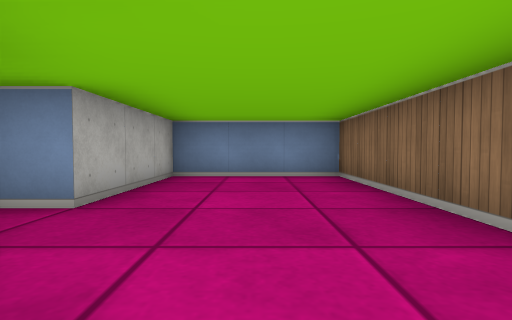
View 1 (above)

18 first-person views from a walk through a cub3D maze. The camera is about half as high as the walls, tilts 2° down and sees 80° across. The floor is counted in squares. Each view is taken from the middle of a square. On the plan, view 1 faces up. The plan holds only what a view shows up to about 9 squares ahead; the rest is blank.

View 2
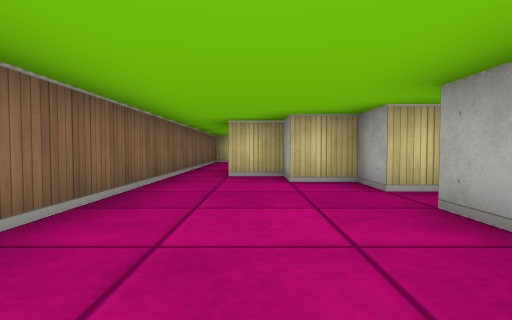

View 3
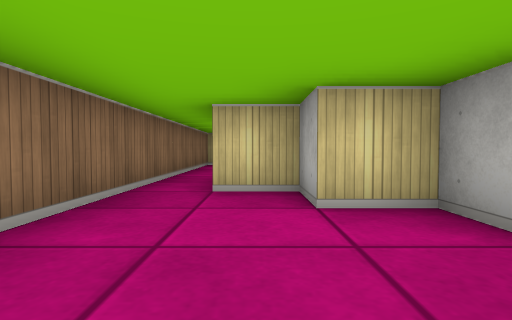

View 4
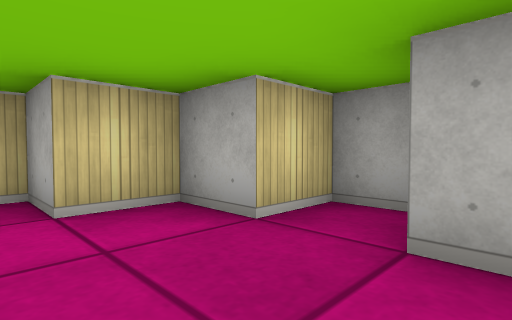

View 5
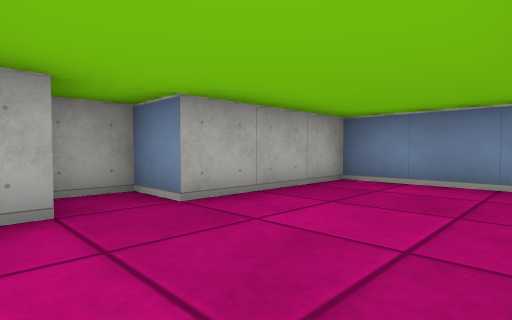

View 6
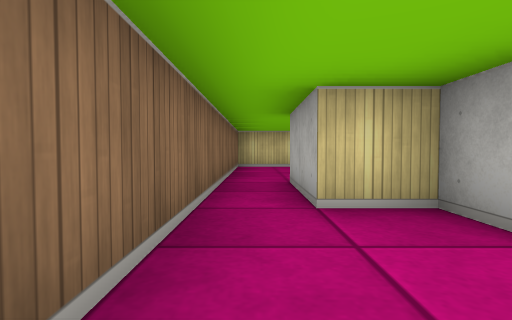

View 7
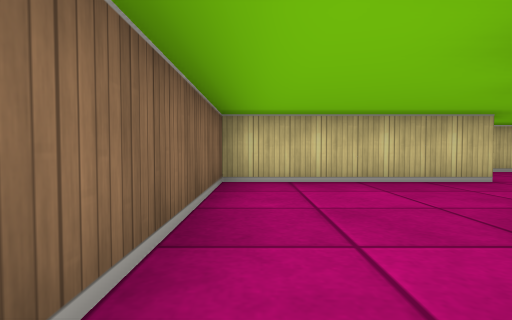

View 8
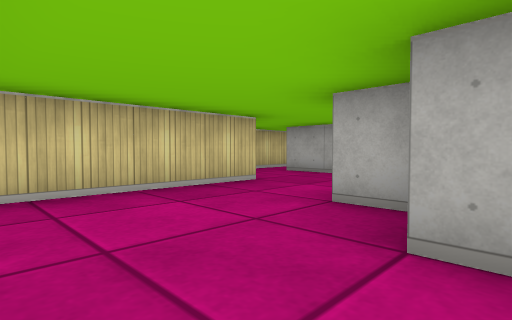

View 9
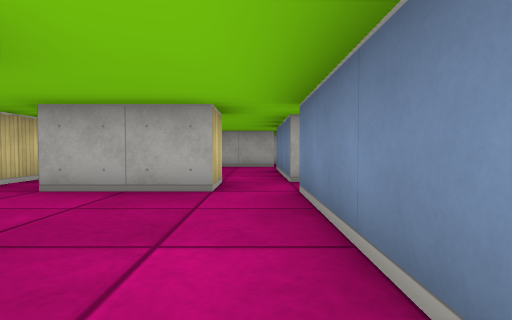

View 10
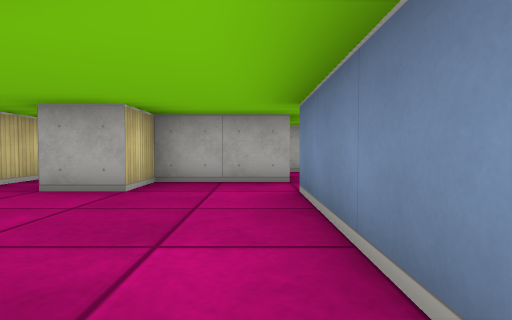

View 11
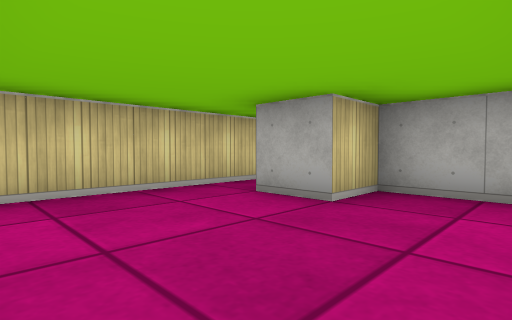

View 12
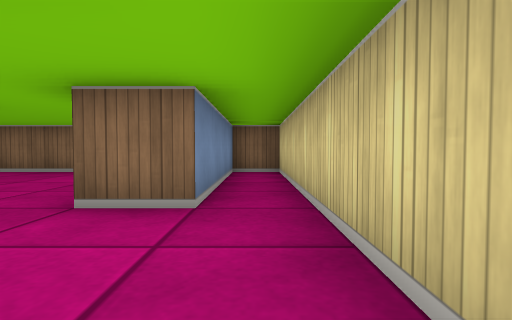

View 13
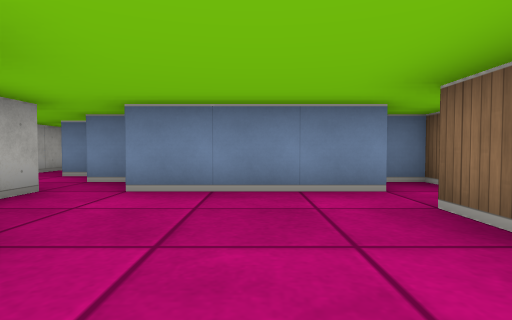

View 14
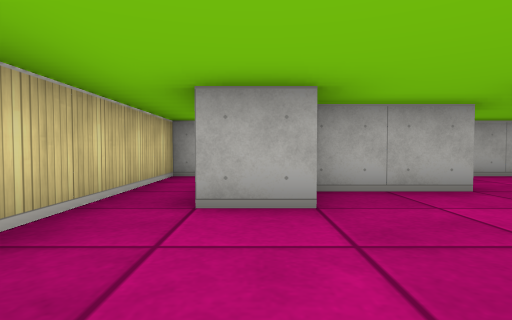

View 15
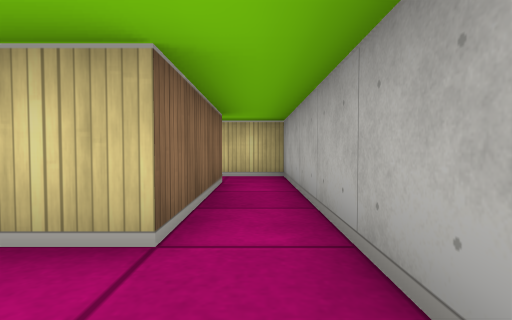

View 16
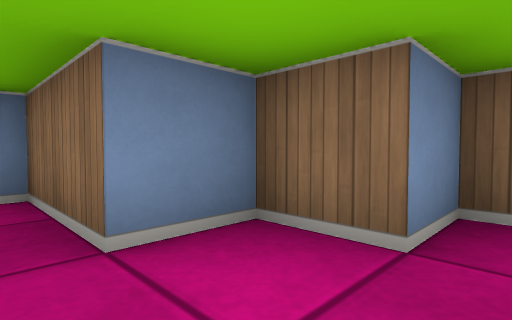

View 17
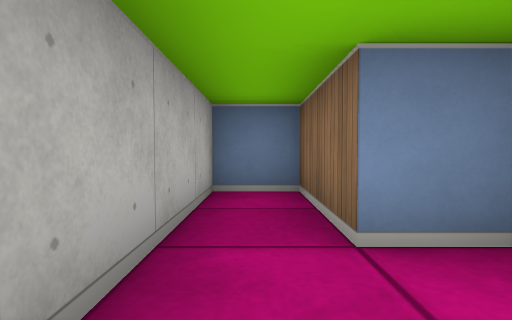

View 18
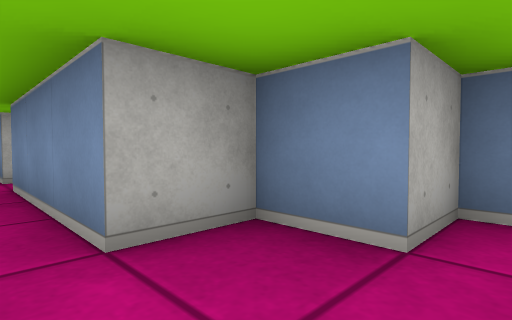

### Floor plan
Points are (right, up) in squares from view 1. A wall is a line through its corners. A room is listed if a view was taken in it or the views show most of it. See-through windows are left out.
Room 1 (views 1, 2, 3, 4, 5, 6)
walls: (1.5, -0.5) (1.5, 5.5) (-1.5, 5.5) (-1.5, 2.5) (-2.5, 2.5) (-2.5, 1.5) (-1.5, 1.5) (-1.5, 0.5) (-0.5, 0.5) (-0.5, -0.5) (0.5, -0.5)
ways out: opening at (1, -1) to room 2
Room 2 (views 7, 8, 9, 18)
walls: (-2.5, -6.5) (1.5, -6.5) (1.5, -0.5); (-0.5, -2.4) (-0.5, -3.5) (-1.5, -3.5) (-1.5, -4.5) (-4.5, -4.5); (-4.5, -5.5) (-4.5, -6.5); (0.5, -0.5) (0.5, -2.5)
ways out: opening at (1, -1) to room 1; opening at (-3.5, -7) to room 4
Room 3 (views 10, 11, 13, 14)
walls: (-9.5, -4.5) (-9.5, -6.5) (-8.5, -6.5) (-8.5, -7.5); (-5.5, -6.2) (-5.5, -5.5) (-4.5, -5.5); (-8.4, -3.5) (-9.5, -3.5); (-5.4, -4.5) (-8.5, -4.5); (-10.5, -8.5) (-5.5, -8.5)
ways out: opening at (-5, -8) to room 4; opening at (-9.5, -8) to room 5; opening at (-9, -4) to room 5; opening at (-5, -5) to room 6
Room 4 (view 12)
walls: (-4.5, -6.5) (-4.5, -7.5); (-5.5, -8.5) (1.5, -8.5) (1.5, -7.5) (-2.5, -7.5) (-2.5, -6.5)
ways out: opening at (-3.5, -7) to room 2; opening at (-5, -8) to room 3
Room 5 (views 15, 16, 17)
walls: (-9.5, -3.5) (-9.5, -2.5) (-10.5, -2.5) (-10.5, -0.5) (-11.5, -0.5) (-11.5, -8.5) (-10.5, -8.5); (-10.5, -7.5) (-10.5, -4.5) (-9.5, -4.5)
ways out: opening at (-9.5, -8) to room 3; opening at (-9, -4) to room 3
Room 6 (no view inside)
walls: (-4.4, -3.5) (-5.1, -3.5)
ways out: opening at (-5, -5) to room 3

Where each view was taken, in squares from view 1:
view 1: 0 up, 0 right, facing up
view 2: 5 up, 0 right, facing down
view 3: 3 up, 0 right, facing down
view 4: 3 up, 0 right, facing down-left
view 5: 1 up, 1 right, facing up-left
view 6: 2 up, 1 right, facing down
view 7: 2 down, 1 right, facing down
view 8: 3 down, 1 right, facing down-left
view 9: 5 down, 1 left, facing left
view 10: 5 down, 5 left, facing left
view 11: 5 down, 6 left, facing down-left
view 12: 8 down, 5 left, facing right
view 13: 8 down, 7 left, facing up
view 14: 7 down, 6 left, facing left
view 15: 3 down, 11 left, facing down
view 16: 4 down, 11 left, facing up-right
view 17: 4 down, 11 left, facing up
view 18: 5 down, 0 right, facing up-left
